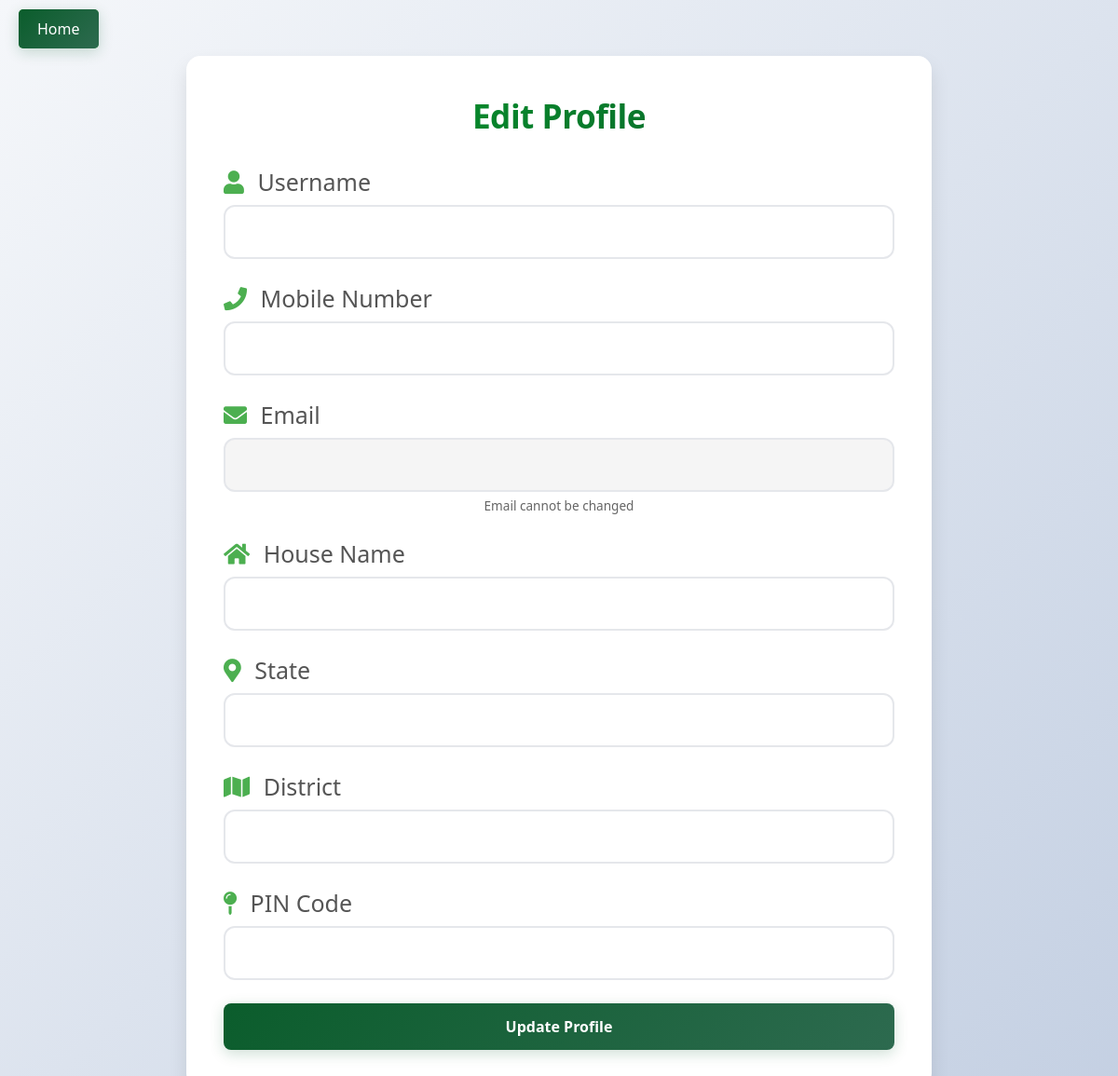
Before: /user/p.php with the older database file.
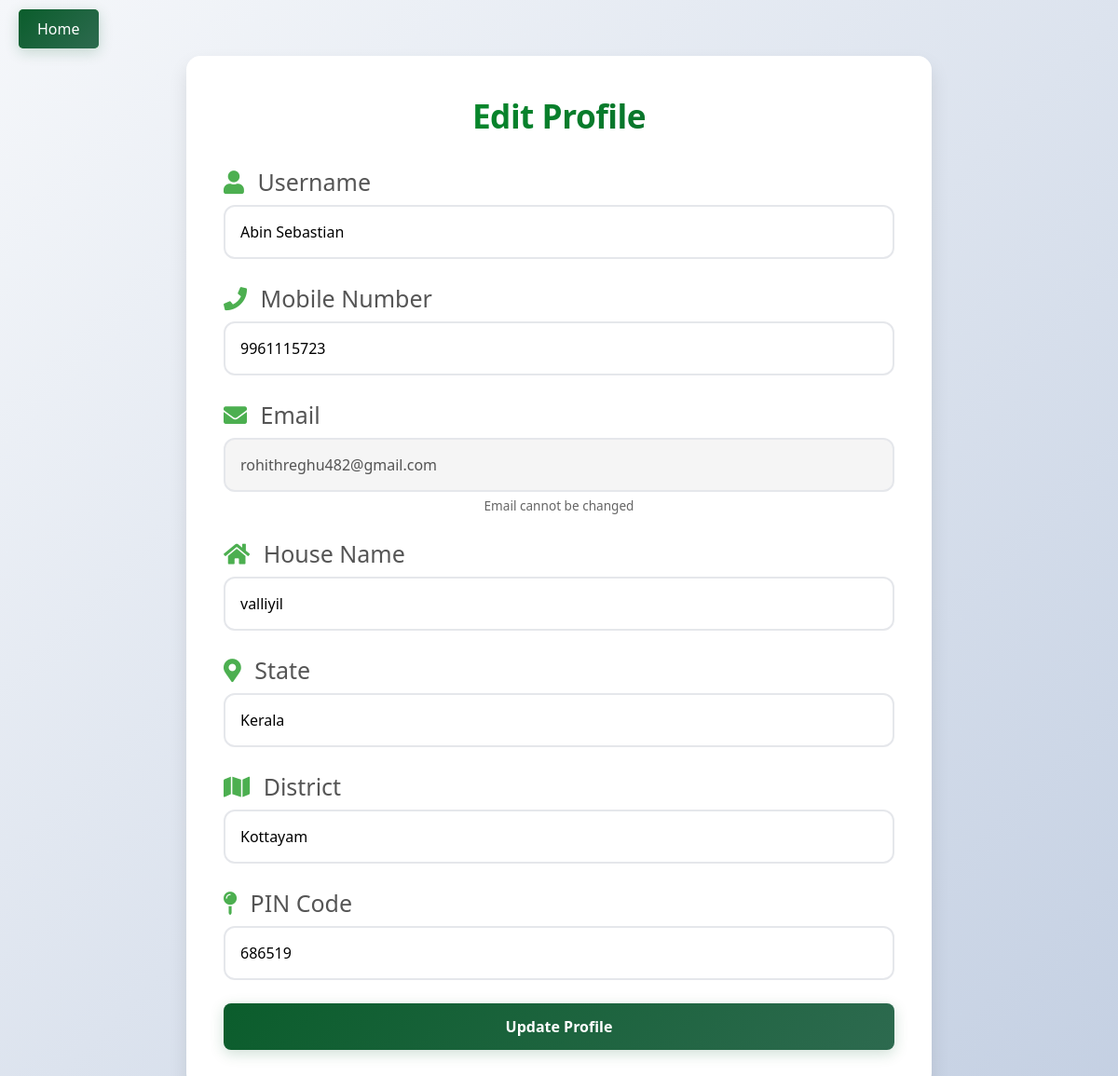
After: the same page with the newer database file.
### tables this page shows
CREATE TABLE `tbl_signup` (
  `userid` int(11) NOT NULL,
  `username` varchar(50) NOT NULL,
  `mobile` varchar(15) NOT NULL,
  `email` varchar(100) NOT NULL,
  `house` varchar(255) NOT NULL,
  `state` varchar(100) NOT NULL,
  `district` varchar(100) NOT NULL,
  `pin` char(6) NOT NULL,
  `password` varchar(255) NOT NULL,
  `signup_time` datetime DEFAULT current_timestamp()
);

### user/p.php (the view, shortened to what this page needs)
<?php
include '../databse/connect.php';
$userid =36;
$errors = [];
$stmt = "SELECT tbl_signup.username, tbl_signup.email, mobile, house, state, district, pin FROM tbl_signup
         INNER JOIN tbl_login ON tbl_signup.userid = tbl_login.userid
         WHERE tbl_signup.userid = ?";
$query = $conn->prepare($stmt);
$query->bind_param("i", $userid);
$query->execute();
$result = $query->get_result();
$user = $result->fetch_assoc() ?? [];
?>
<!DOCTYPE html>
<html lang="en">
<head>
    <link rel="stylesheet" href="c.css">
    <link rel="stylesheet" href="https://cdnjs.cloudflare.com/ajax/libs/font-awesome/5.15.4/css/all.min.css">
    <link rel="stylesheet" href="edit.css">
</head>
<body>
    <div class="home-button-container">
        <a href="http://localhost/mini%20project/home/html5up-dimension/index.html" class="home-button">Home</a>
    </div>
    <div class="left-container">
        <h1 class="title">Edit Profile</h1>
        <form method="POST" action="" id="edit-profile-form">
            <div class="form-group">
                <label for="username"><i class="fas fa-user"></i> Username</label>
                <input type="text" id="username" name="username" value="<?= htmlspecialchars($_POST['username'] ?? $user['username'] ?? '') ?>" required>
                <div class="error"><?= $errors['username'] ?? '' ?></div>
            </div>
            <div class="form-group">
                <label for="mobile"><i class="fas fa-phone"></i> Mobile Number</label>
                <input type="tel" id="mobile" name="mobile" value="<?= htmlspecialchars($_POST['mobile'] ?? $user['mobile'] ?? '') ?>" required>
                <div class="error"><?= $errors['mobile'] ?? '' ?></div>
            </div>
            <div class="form-group">
                <label for="email"><i class="fas fa-envelope"></i> Email</label>
                <input type="email" id="email" value="<?= htmlspecialchars($user['email'] ?? '') ?>" disabled>
                <small>Email cannot be changed</small>
            </div>
            <div class="form-group">
                <label for="house"><i class="fas fa-home"></i> House Name</label>
                <input type="text" id="house" name="house" value="<?= htmlspecialchars($_POST['house'] ?? $user['house'] ?? '') ?>" required>
                <div class="error"><?= $errors['house'] ?? '' ?></div>
            </div>
            <div class="form-group">
                <label for="state"><i class="fas fa-map-marker-alt"></i> State</label>
                <input type="text" id="state" name="state" value="<?= htmlspecialchars($_POST['state'] ?? $user['state'] ?? '') ?>" required>
                <div class="error"><?= $errors['state'] ?? '' ?></div>
            </div>
            <div class="form-group">
                <label for="district"><i class="fas fa-map"></i> District</label>
                <input type="text" id="district" name="district" value="<?= htmlspecialchars($_POST['district'] ?? $user['district'] ?? '') ?>" required>
                <div class="error"><?= $errors['district'] ?? '' ?></div>
            </div>
            <div class="form-group">
                <label for="pin"><i class="fas fa-map-pin"></i> PIN Code</label>
                <input type="text" id="pin" name="pin" value="<?= htmlspecialchars($_POST['pin'] ?? $user['pin'] ?? '') ?>" required>
                <div class="error"><?= $errors['pin'] ?? '' ?></div>
            </div>
            <button type="submit">Update Profile</button>
        </form>
    </div>
</body>
</html>

Changed rows visible on the page:
added tbl_signup: username "Abin Sebastian", mobile "9961115723", email "rohithreghu482@gmail.com", house "valliyil", state "Kerala", district "Kottayam", pin "686519"
